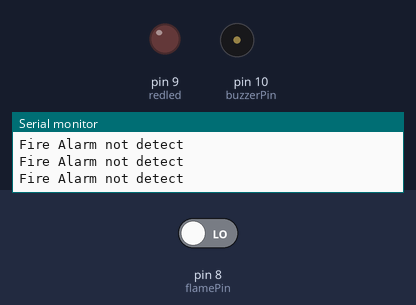
The sketch below on a simulated Arduino Uno, built with avr-gcc and run on an emulated ATmega328P. Parts: output pins drawn as LEDs (lit = HIGH), buzzer (waves = sounding, pin HIGH), the last lines printed to the serial monitor. The inputs (shaded band) are chosen by the test bench; at power-on: pin 8 (flamePin) LOW.

Above: at 2.8 s.
2.9 s: pin 8 (flamePin) driven HIGH
At 3.7 s:
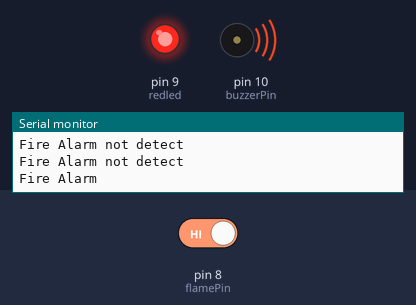
4.5 s: pin 8 (flamePin) driven LOW
At 6.4 s:
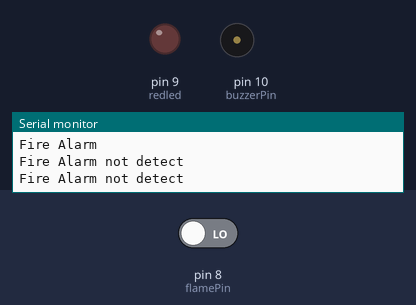
Timing chart, 0 to 7.9 s (numbered marks = the images above; inputs shaded):
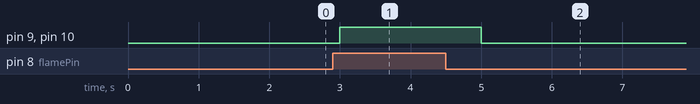

The sketch:

EX3C.ino
```cpp
const int buzzerPin = 10;
const int flamePin = 8;
int redled = 9;

void setup() {
  pinMode(buzzerPin, OUTPUT);
  pinMode(redled, OUTPUT);
  pinMode(flamePin, INPUT);
  Serial.begin(9600);
}

void loop() {
  int Flame = digitalRead(flamePin);

  if (Flame == HIGH) {
    digitalWrite(buzzerPin, HIGH);
    digitalWrite(redled, HIGH);
    Serial.println("Fire Alarm");
    delay(1000);
  } else {
    digitalWrite(buzzerPin, LOW);
    digitalWrite(redled, LOW);
    Serial.println("Fire Alarm not detect");
    delay(1000);
  }
}
```

Measured:
- after the input at 2.9 s, pin 9 (redled), pin 10 (buzzerPin): LOW → HIGH after 0.10 s
- after the input at 4.5 s, pin 9 (redled), pin 10 (buzzerPin): HIGH → LOW after 0.50 s
